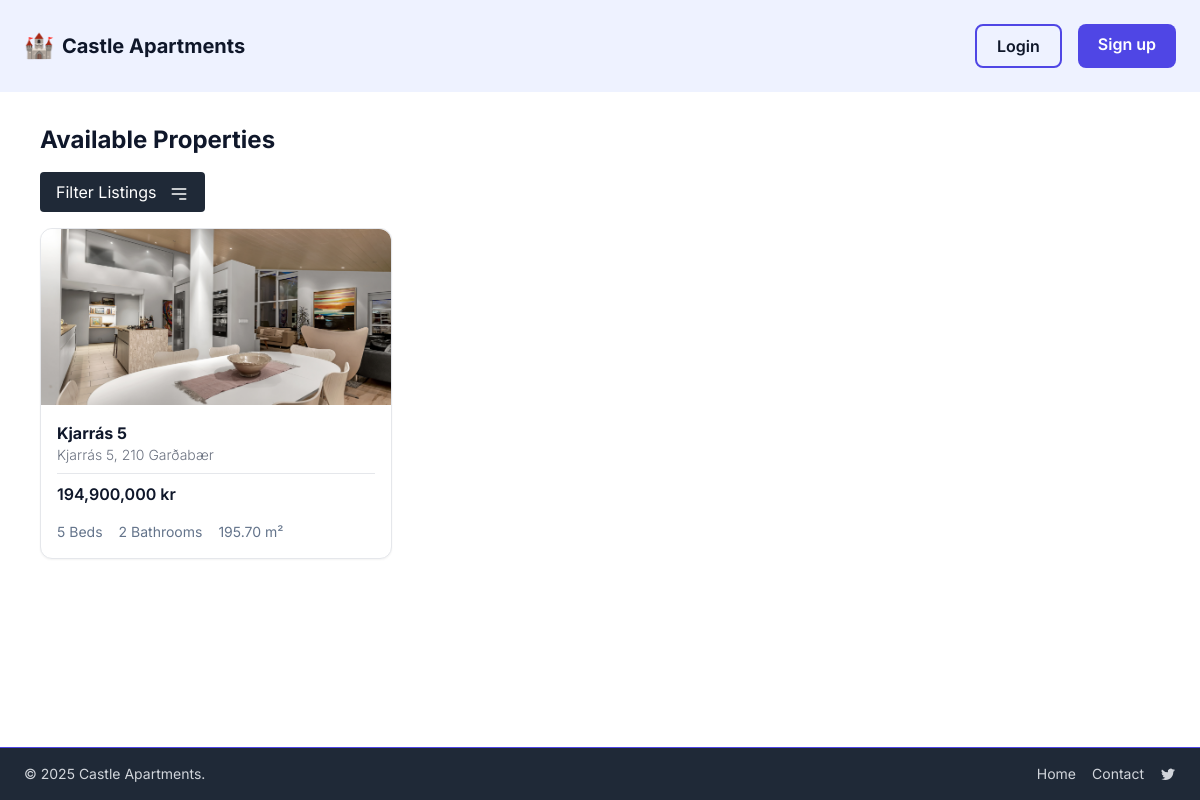
Screenshot of /property/ with the database file from the repository.
### property/models.py (models this page shows, shortened)
class Property(models.Model):
    PROPERTY_TYPE_CHOICES = [
        ('apartment', 'Apartment'),
        ('house', 'House'),
        ('duplex', 'Duplex'),
        ('studio', 'Studio'),
        ('land', 'Land'),
    ]
    title = models.CharField(max_length=100)
    description = models.TextField()
    price = models.DecimalField(max_digits=12, decimal_places=2)
    address = models.CharField(max_length=100)
    city = models.CharField(max_length=100, default="")
    zip_code = models.CharField(max_length=20, default="000")
    sqft = models.DecimalField(max_digits=10, decimal_places=2)
    bedrooms = models.IntegerField()
    bathrooms = models.IntegerField()
    year_built = models.IntegerField(blank=True, null=True)
    is_published = models.BooleanField(default=True)
    is_sold = models.BooleanField(default=False)
    created_at = models.DateTimeField(auto_now_add=True)
    type = models.CharField(
        max_length=20,
        choices=PROPERTY_TYPE_CHOICES,
        default='apartment'
    )
    owner = models.ForeignKey(
        settings.AUTH_USER_MODEL,
        on_delete=models.CASCADE,
        related_name='properties',
        null=True,
        blank=True,
    )
    category = models.ForeignKey(
        Category,
        related_name="items",
        on_delete=models.SET_NULL,
        null=True,
        blank=True,
    )
    def property_main_image_path(instance, filename):
        return f"property_photos/{instance.id}/{filename}"
    main_image = models.ImageField(
        upload_to=property_main_image_path,
        blank=True,
        null=True,
    )
    class Meta:
        ordering = ["title"]

### property/views.py (the view)
# urls.py: path("", views.property_list, name="list"),
def property_list(request):
    properties = Property.objects.all()
    show_sold = request.GET.get('show_sold') == 'on'
    if not show_sold:
        properties = properties.filter(is_sold=False)
    all_types = sorted(set(Property.objects.values_list('type', flat=True)))
    all_bedrooms = sorted(set(Property.objects.values_list('bedrooms', flat=True)))
    all_zip_codes = sorted(set(Property.objects.values_list('zip_code', flat=True)))
    all_cities = sorted(set(Property.objects.values_list('city', flat=True)))
    zip_code = request.GET.get('zip_code')
    if zip_code:
        properties = properties.filter(zip_code=zip_code)
    selected_city = request.GET.get('city')
    if selected_city:
        properties = properties.filter(city=selected_city)
    selected_type = request.GET.get('type')
    if selected_type:
        properties = properties.filter(type=selected_type)
    bedrooms = request.GET.get('bedrooms')
    if bedrooms:
        properties = properties.filter(bedrooms=bedrooms)
    min_sqft = request.GET.get('min_sqft')
    if min_sqft:
        properties = properties.filter(sqft__gte=min_sqft)
    max_sqft = request.GET.get('max_sqft')
    if max_sqft:
        properties = properties.filter(sqft__lte=max_sqft)
    min_price = request.GET.get('min_price')
    if min_price:
        properties = properties.filter(price__gte=min_price)
    max_price = request.GET.get('max_price')
    if max_price:
        properties = properties.filter(price__lte=max_price)
    query = request.GET.get('q')
    if query:
        properties = properties.filter(address__icontains=query)
    order_by = request.GET.get('order_by')
    if order_by in ['price', 'title']:
        properties = properties.order_by(order_by)
    context = {
        'properties': properties,
        'all_types': all_types,
        'selected_type': selected_type,
        'all_bedrooms': all_bedrooms,
        'all_cities': all_cities,
        'all_zip_codes': all_zip_codes,
        'request': request,  # pass full request for form prefills
    }
    return render(request, 'property/list.html', context)

### property/templates/property/list.html (shortened to what this page needs)
{% extends "base.html" %} {% load humanize %} {% block content %}
<div class="max-w-6xl mx-auto px-4 py-8">
  <h1 class="text-2xl font-bold mb-4">Available Properties</h1>
  <div class="flex mb-4">
    <button onclick="toggleFilters()" class="bg-gray-800 text-white px-4 py-2 rounded hover:bg-gray-700 transition">
      Filter Listings
      <svg
        xmlns="http://www.w3.org/2000/svg"
        class="h-5 w-5 inline-block ml-2"
        fill="none"
        viewBox="0 0 24 24"
        stroke="currentColor"
        stroke-width="2"
        aria-hidden="true"
      >
        <path
          stroke-linecap="round"
          stroke-linejoin="round"
          d="M4 6h16M4 12h16m-7 6h7"
        />
      </svg>
    </button>
  </div>
  <div class="grid gap-8 sm:grid-cols-2 lg:grid-cols-3">
    {% for property in properties %}
    <a
      href="{% url 'property:detail' property.id %}"
      class="relative bg-white rounded-xl border shadow-sm hover:shadow-lg hover:-translate-y-1 transition"
    >
      <img
        src="{{ property.main_image.url }}"
        alt="{{ property.title }}"
        class="h-44 w-full object-cover rounded-t-xl"
      />
      <div class="p-4">
        <h3 class="font-bold">{{ property.title }}</h3>
        <h2 class="text-sm font-light mb-2 text-gray-500">
          {{ property.address }}, {{ property.zip_code }} {{ property.city }}
        </h2>
        <hr class="my-2" />
        <p class="font-semibold mb-4">
          {{ property.price|floatformat:"0"|intcomma }} kr
        </p>
        <div class="flex flex-wrap gap-4 text-sm text-slate-500">
          <span>{{ property.bedrooms }} Beds</span>
          <span>{{ property.bathrooms }} Bathrooms</span>
          <span>{{ property.sqft }} m²</span>
        </div>
      </div>
    </a>
    {% empty %}
    <p>No properties found.</p>
    {% endfor %}
  </div>
</div>
{% endblock %}

### rows the page displays
Property: main_image (picture), title "Kjarrás 5", address "Kjarrás 5", zip_code "210", city "Garðabær", price "194,900,000", bedrooms "5", bathrooms "2", sqft "195.70"
